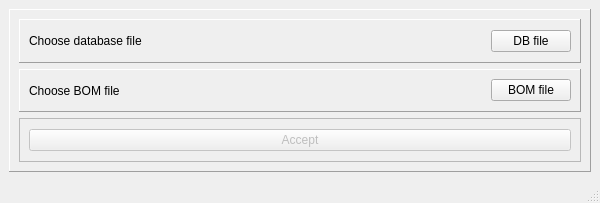
<?xml version="1.0" encoding="UTF-8"?>
<ui version="4.0">
 <class>MainWindow</class>
 <widget class="QMainWindow" name="MainWindow">
  <property name="geometry">
   <rect>
    <x>0</x>
    <y>0</y>
    <width>600</width>
    <height>203</height>
   </rect>
  </property>
  <property name="minimumSize">
   <size>
    <width>600</width>
    <height>203</height>
   </size>
  </property>
  <property name="maximumSize">
   <size>
    <width>600</width>
    <height>203</height>
   </size>
  </property>
  <property name="windowTitle">
   <string>BOM to MPICOSYS_COMPONENTS.db</string>
  </property>
  <widget class="QWidget" name="centralwidget">
   <layout class="QVBoxLayout" name="verticalLayout_2">
    <item>
     <widget class="QFrame" name="frame">
      <property name="minimumSize">
       <size>
        <width>0</width>
        <height>0</height>
       </size>
      </property>
      <property name="maximumSize">
       <size>
        <width>1000</width>
        <height>1000</height>
       </size>
      </property>
      <property name="frameShape">
       <enum>QFrame::Panel</enum>
      </property>
      <property name="frameShadow">
       <enum>QFrame::Raised</enum>
      </property>
      <layout class="QVBoxLayout" name="verticalLayout" stretch="1,1,1">
       <item>
        <layout class="QHBoxLayout" name="horizontalLayout">
         <item>
          <widget class="QFrame" name="frame_3">
           <property name="frameShape">
            <enum>QFrame::Panel</enum>
           </property>
           <property name="frameShadow">
            <enum>QFrame::Raised</enum>
           </property>
           <property name="midLineWidth">
            <number>1</number>
           </property>
           <layout class="QHBoxLayout" name="horizontalLayout_6">
            <item>
             <widget class="QLabel" name="labeldbname">
              <property name="sizePolicy">
               <sizepolicy hsizetype="Minimum" vsizetype="Preferred">
                <horstretch>0</horstretch>
                <verstretch>0</verstretch>
               </sizepolicy>
              </property>
              <property name="minimumSize">
               <size>
                <width>0</width>
                <height>0</height>
               </size>
              </property>
              <property name="text">
               <string>Choose database file</string>
              </property>
             </widget>
            </item>
            <item>
             <widget class="QPushButton" name="button_choosedb">
              <property name="sizePolicy">
               <sizepolicy hsizetype="Maximum" vsizetype="Fixed">
                <horstretch>0</horstretch>
                <verstretch>0</verstretch>
               </sizepolicy>
              </property>
              <property name="minimumSize">
               <size>
                <width>0</width>
                <height>0</height>
               </size>
              </property>
              <property name="text">
               <string>DB file</string>
              </property>
             </widget>
            </item>
           </layout>
          </widget>
         </item>
        </layout>
       </item>
       <item>
        <layout class="QHBoxLayout" name="horizontalLayout_2">
         <item>
          <widget class="QFrame" name="frame_2">
           <property name="frameShape">
            <enum>QFrame::Panel</enum>
           </property>
           <property name="frameShadow">
            <enum>QFrame::Raised</enum>
           </property>
           <property name="lineWidth">
            <number>1</number>
           </property>
           <property name="midLineWidth">
            <number>1</number>
           </property>
           <layout class="QHBoxLayout" name="horizontalLayout_5">
            <item>
             <widget class="QLabel" name="labelbomname">
              <property name="sizePolicy">
               <sizepolicy hsizetype="Minimum" vsizetype="Preferred">
                <horstretch>0</horstretch>
                <verstretch>0</verstretch>
               </sizepolicy>
              </property>
              <property name="minimumSize">
               <size>
                <width>0</width>
                <height>0</height>
               </size>
              </property>
              <property name="text">
               <string>Choose BOM file</string>
              </property>
             </widget>
            </item>
            <item>
             <widget class="QPushButton" name="button_choosebom">
              <property name="sizePolicy">
               <sizepolicy hsizetype="Maximum" vsizetype="Fixed">
                <horstretch>0</horstretch>
                <verstretch>0</verstretch>
               </sizepolicy>
              </property>
              <property name="minimumSize">
               <size>
                <width>0</width>
                <height>0</height>
               </size>
              </property>
              <property name="text">
               <string>BOM file</string>
              </property>
             </widget>
            </item>
           </layout>
          </widget>
         </item>
        </layout>
       </item>
       <item>
        <widget class="QFrame" name="frame_4">
         <property name="frameShape">
          <enum>QFrame::StyledPanel</enum>
         </property>
         <property name="frameShadow">
          <enum>QFrame::Raised</enum>
         </property>
         <layout class="QHBoxLayout" name="horizontalLayout_3">
          <item>
           <widget class="QPushButton" name="buttonaccept">
            <property name="enabled">
             <bool>false</bool>
            </property>
            <property name="text">
             <string>Accept</string>
            </property>
           </widget>
          </item>
         </layout>
        </widget>
       </item>
      </layout>
     </widget>
    </item>
   </layout>
  </widget>
  <widget class="QStatusBar" name="statusbar"/>
  <action name="actionOpen">
   <property name="text">
    <string>Open</string>
   </property>
   <property name="whatsThis">
    <string>Open BOM file.</string>
   </property>
   <property name="shortcut">
    <string>Ctrl+O</string>
   </property>
  </action>
 </widget>
 <resources/>
 <connections/>
</ui>
